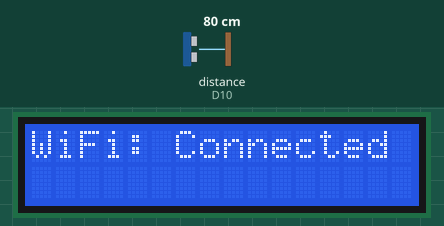
Bench run of a sketch on a simulated Arduino Uno R4 WiFi. Parts: 16×2 character LCD. Wiring (inferred from the names in the program): ultrasonic range finder: trigger D9; echo D10. Inputs (shaded band) come from the test bench; at power-on: distance to the obstacle (sensor on D10) 80 cm. The echo pulse lasts 58.3 µs per cm; WiFi joins after 1.5 s; servers stay silent unless stated; what the sketch prints to the serial monitor is not drawn.

Above: at 1.6 s.
At 4.7 s:
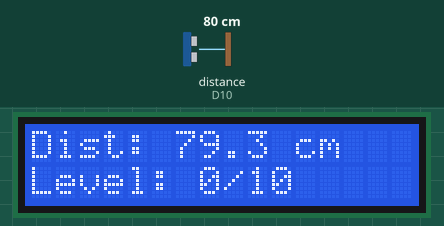
4.8 s: distance to the obstacle (sensor on D10) set to 4 cm
At 10.1 s:
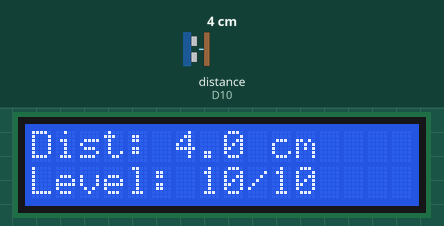
Timing chart, 0 to 11.6 s (numbered marks = the images above; inputs shaded):
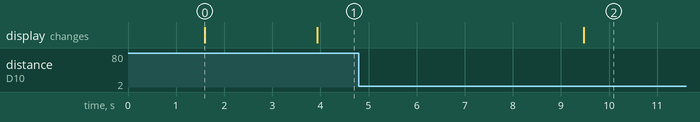

The sketch:

Babaha_Ba.ino
```cpp
#include <LiquidCrystal_I2C.h>
#include <WiFiS3.h>
#include <Arduino_JSON.h>

// WiFi Settings
const char* ssid = ""; // Replace with WiFi SSID
const char* password = ""; // Replace with WiFi Password
const char* server = "192.168.XX.XX"; // Replace with server's IP address
WiFiClient client;

// Pins
const int TRIG_PIN = 9;
const int ECHO_PIN = 10;

// Calibration
const int DIST_LOW = 23;
const int DIST_HIGH = 13;

LiquidCrystal_I2C lcd(0x27, 16, 2);

// Tracks the last data sent to avoid database spamming
int lastSentLevel = -1;
float lastSentDistance = -1.0;

void setup() {
  Serial.begin(9600);
  pinMode(TRIG_PIN, OUTPUT);
  pinMode(ECHO_PIN, INPUT);

  Wire.begin();
  lcd.init();
  lcd.backlight();

  lcd.setCursor(0, 0);
  lcd.print("Babaha Ba? ");

  WiFi.begin(ssid, password);
  while (WiFi.status() != WL_CONNECTED) {
    delay(500);
    Serial.print(".");
  }

  lcd.clear();
  lcd.print("WiFi: Connected");
  delay(2000);
}

// Get the average of the last 3 readings
float getAverageDistance() {
  float sum = 0;
  int count = 0;

  for (int i = 0; i < 3; i++) {
    digitalWrite(TRIG_PIN, LOW);
    delayMicroseconds(2);
    digitalWrite(TRIG_PIN, HIGH);
    delayMicroseconds(10);
    digitalWrite(TRIG_PIN, LOW);

    long duration = pulseIn(ECHO_PIN, HIGH, 30000);
    float d = duration * 0.034 / 2;

    // Error check for sensor
    if (d > 2 && d < 400) {
      sum += d;
      count++;
    }
    delay(100);
  }

  return (count > 0) ? (sum / count) : -1;
}

void loop() {
  float distance = getAverageDistance();

  // If sensor error, skip loop
  if (distance == -1) return;

  int waterLevel = map(constrain((int)distance, DIST_HIGH, DIST_LOW), DIST_LOW, DIST_HIGH, 0, 10);

  // LCD update
  lcd.setCursor(0, 0);
  lcd.print("Dist: "); lcd.print(distance, 1); lcd.print(" cm    ");
  lcd.setCursor(0, 1);
  lcd.print("Level: "); lcd.print(waterLevel); lcd.print("/10    ");

  // If distance reading is different than previous reading, we will do an api call.
  // Check level or distance (with 0.5cm tolerance)
  if (waterLevel != lastSentLevel || abs(distance - lastSentDistance) > 0.5) {

    if (client.connect(server, 80)) {
      // Latest reading sent to the database
      String query = "current_lvl=" + String(waterLevel) + "&distance=" + String(distance, 2);

      client.println("POST /LocalizedFloodWarning/save_reading.php HTTP/1.1");
      client.print("Host: "); client.println(server);
      client.println("Content-Type: application/x-www-form-urlencoded");
      client.print("Content-Length: "); client.println(query.length());
      client.println("Connection: close");
      client.println();
      client.print(query);

      Serial.println("Change detected! Data Sent: " + query);

      lastSentLevel = waterLevel;
      lastSentDistance = distance;

      client.stop();
    }
  } else {
    // If distance reading is still the same as the previous reading, we will not do an api call.
    Serial.println("Stable: " + String(distance) + "cm. Skipping API call.");
  }

  delay(5000);
}
```

Measured:
- after the input at 4.8 s, the display: changes after 4.7 s (image 2)
- what the display in image 0 shows lasts 2.3 s, from 1.6 s to 3.9 s
